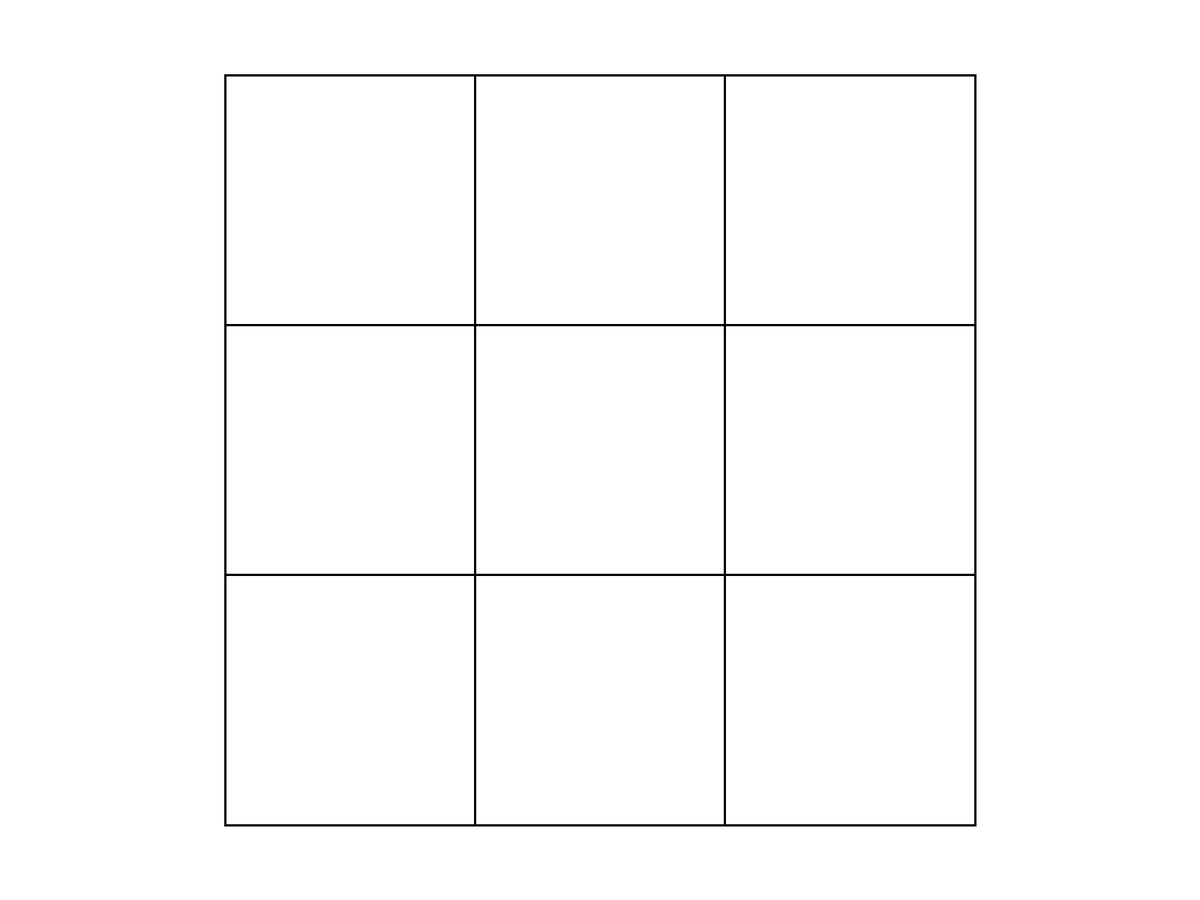
Frame 1 (no input)
Frame 60 (the mouse pressed at the canvas centre just before this capture): identical to frame 1, image omitted
Frame 120 (the mouse held since frame 60 and released just before this capture): identical to frame 1, image omitted

The Processing sketch that drew this single still picture (run headless with seeded random() and noise(); from frame 60 on, the mouse is pressed at the canvas centre):

// Processing sketch: Colour_Game_Grid_Logic
// ── Colour_Game_Grid_Logic.pde

grid masterGrid;

void setup(){
    fullScreen();
    rectMode(CENTER);
    
    masterGrid = new grid(1000, new PVector(width/2,height/2));
    masterGrid.subdivide(1);
}

void draw(){
    clear();
    background(255);

    masterGrid.drawme();
}


void mouseClicked(){
  masterGrid.getMouseCollided().subdivide(1);
}

// ── gridClass.pde
class grid{
    float size;
    PVector center;
    grid[] subgrids;
    boolean subdivided;
    
    grid(float isize, PVector ipos){
        size=isize;
        center = new PVector(0,0);
        center.x = ipos.x;
        center.y = ipos.y;
        subgrids = new grid[9];

        subdivided = false;
    }
  
    void subdivide(int iters){
        while (iters > 0)
        { 
            if (!subdivided)
            {
                subgrids[0] = new grid(size/3, new PVector(center.x - size/3, center.y - size/3));  
                subgrids[1] = new grid(size/3, new PVector(center.x         , center.y - size/3));
                subgrids[2] = new grid(size/3, new PVector(center.x + size/3, center.y - size/3));

                subgrids[3] = new grid(size/3, new PVector(center.x - size/3, center.y));  
                subgrids[4] = new grid(size/3, new PVector(center.x         , center.y));  
                subgrids[5] = new grid(size/3, new PVector(center.x + size/3, center.y));  

                subgrids[6] = new grid(size/3, new PVector(center.x - size/3, center.y + size/3));
                subgrids[7] = new grid(size/3, new PVector(center.x         , center.y + size/3));
                subgrids[8] = new grid(size/3, new PVector(center.x + size/3, center.y + size/3));

                subdivided = true;
            }else{
                for (int i = 0; i < 9; i++){
                    subgrids[i].subdivide(1);
                }
            }
            iters--;
        }
    }

    void drawme(){
        pushMatrix();
        pushStyle();

        noFill();
        stroke(0);
        strokeWeight(width/500);
        translate(center.x,center.y);
        rect(0,0, size,size);

        popMatrix();
        popStyle();

        if (subdivided)
        {
            drawSubgrids();
        }

    }

    void drawSubgrids(){
        for (int i = 0; i < 9; i++){
            subgrids[i].drawme();
        }
    }

    grid getMouseCollided(){
        PVector mouse = new PVector(mouseX,mouseY);

        if (!subdivided){
            return this;
        }

            // 0
        if (mouse.x < center.x-size/6 &&
            mouse.x > center.x-size/2 &&
            
            mouse.y < center.y-size/6 &&
            mouse.y > center.y-size/2){

            return subgrids[0].getMouseCollided();
        }

            // 1
        if (mouse.x < center.x+size/6 &&
            mouse.x > center.x-size/6 &&
            
            mouse.y < center.y-size/6 &&
            mouse.y > center.y-size/2){

            return subgrids[1].getMouseCollided();
        }

            // 2
        if (mouse.x < center.x+size/2 &&
            mouse.x > center.x+size/6 &&
            
            mouse.y < center.y-size/6 &&
            mouse.y > center.y-size/2){

            return subgrids[2].getMouseCollided();
        }

            // 3
        if (mouse.x < center.x-size/6 &&
            mouse.x > center.x-size/2 &&
            
            mouse.y < center.y+size/6 &&
            mouse.y > center.y-size/6){

            return subgrids[3].getMouseCollided();
        }

            // 4
        if (mouse.x < center.x+size/6 &&
            mouse.x > center.x-size/6 &&
            
            mouse.y < center.y+size/6 &&
            mouse.y > center.y-size/6){

            return subgrids[4].getMouseCollided();
        }

            // 5
        if (mouse.x < center.x+size/2 &&
            mouse.x > center.x+size/6 &&
            
            mouse.y < center.y+size/6 &&
            mouse.y > center.y-size/6){

            return subgrids[5].getMouseCollided();
        }

            // 6
        if (mouse.x < center.x-size/6 &&
            mouse.x > center.x-size/2 &&
            
            mouse.y < center.y+size/2 &&
            mouse.y > center.y+size/6){

            return subgrids[6].getMouseCollided();
        }

            // 7
        if (mouse.x < center.x+size/6 &&
            mouse.x > center.x-size/6 &&
            
            mouse.y < center.y+size/2 &&
            mouse.y > center.y+size/6){

            return subgrids[7].getMouseCollided();
        }

            // 8
        if (mouse.x < center.x+size/2 &&
            mouse.x > center.x+size/6 &&
            
            mouse.y < center.y+size/2 &&
            mouse.y > center.y+size/6){

            return subgrids[8].getMouseCollided();
        }

        return null;
    }
}
